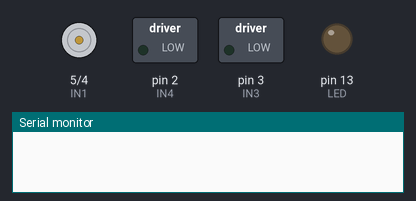
Bench run of a sketch on a simulated Arduino Uno, built with avr-gcc and run on an emulated ATmega328P. Parts: motor-driver pin pairs drawn as motors (green arrow = first pin HIGH = forward, orange = second pin HIGH = backward, longer = more drive), switched loads named in the sketch (green lamp = pin HIGH), output pins drawn as LEDs (lit = HIGH), the last lines printed to the serial monitor.

Above: at 0.1 s.
At 30.1 s:
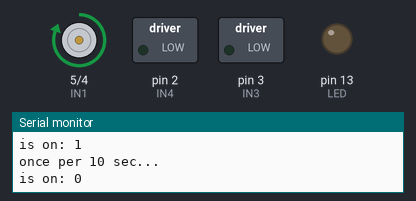
Timing chart, 0 to 31.6 s (numbered marks = the images above):
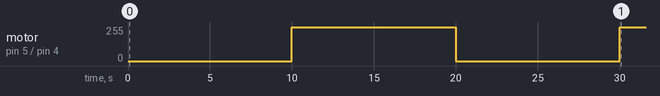

Measured:
- by itself, motor on pin 5 (IN1) / pin 4 (IN2): stopped → forward 255/255 at 10.0 s, → stopped 10.0 s later, → forward 255/255 10.0 s later

The sketch:

dc-motor-simple.ino
```cpp
#include <DcMotor.h>

const int LED = 13;

class PumpController {
  private:
    DcMotor *pump;
    int lastPass = 0;
    const int sec10 = 1000UL * 10;

  public:
    PumpController(DcMotor *pump) {
      this->pump = pump;
    }

    bool oncePer10Sec() {
      if (millis() > lastPass + sec10) {
        this->lastPass = millis();
        return true;
      }
      return false;
    }

    // non-blocking
    void tick() {
      if (this->oncePer10Sec()) {
        Serial.println("once per 10 sec...");
        this->pump->toggle();
      }
    }
};

// motor1
const int IN1 = 5;
const int IN2 = 4;
// motor2
const int IN3 = 3;
const int IN4 = 2;

PumpController *controller;

void setup() {
  Serial.begin(9600);
  pinMode(IN1, OUTPUT);
  pinMode(IN2, OUTPUT);
  pinMode(IN3, OUTPUT);
  pinMode(IN4, OUTPUT);

  pinMode(LED, OUTPUT);

  DcMotor *m = new DcMotor(IN1, IN2);
  controller = new PumpController(m);
}

void loop() {
  controller->tick();
}
```
